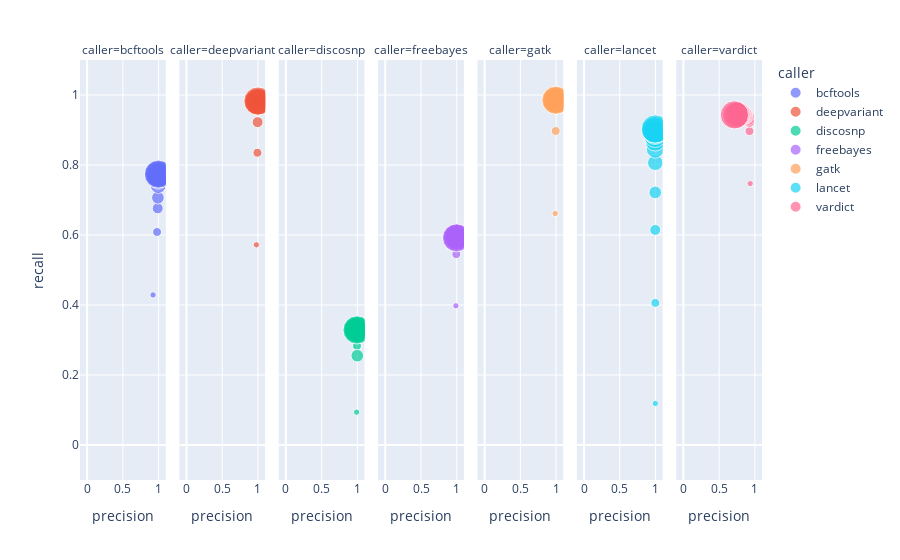

The code cell stored with this chart in its notebook:
### Code cell
# Plot
fig = px.scatter(combinedINSreads, x='precision', y='recall', range_x=(-0.1, 1.1), range_y=(-0.1, 1.1), 
                 color='caller', facet_col='caller', 
                 category_orders={'caller': ['bcftools', 'deepvariant', 'discosnp', 'freebayes', 
                                             'gatk', 'lancet', 'vardict']}, size='dataset')
fig

### Figure 1 — Plotly figure (JSON) as saved in the notebook; plotly's stock layout.template omitted (floating-point values rounded to 4 significant figures)
{"data": [{"hovertemplate": "caller=bcftools<br>precision=%{x}<br>recall=%{y}<br>dataset=%{marker.size}<extra></extra>", "legendgroup": "bcftools", "marker": {"color": "#636efa", "size": [5, 10, 15, 20, 30, 40, 50, 60, 70, 80, 90, 100], "sizemode": "area", "sizeref": 0.25, "symbol": "circle"}, "mode": "markers", "name": "bcftools", "orientation": "v", "showlegend": true, "type": "scatter", "x": [0.9227, 0.9788, 0.9875, 0.9903, 0.9944, 0.9948, 0.9961, 0.9967, 0.9967, 0.997, 0.9967, 0.997], "xaxis": "x", "y": [0.4287, 0.6086, 0.6762, 0.7066, 0.7409, 0.7562, 0.7641, 0.7659, 0.7713, 0.7729, 0.7738, 0.7738], "yaxis": "y"}, {"hovertemplate": "caller=deepvariant<br>precision=%{x}<br>recall=%{y}<br>dataset=%{marker.size}<extra></extra>", "legendgroup": "deepvariant", "marker": {"color": "#EF553B", "size": [5, 10, 15, 20, 30, 40, 50, 60, 70, 80, 90, 100], "sizemode": "area", "sizeref": 0.25, "symbol": "circle"}, "mode": "markers", "name": "deepvariant", "orientation": "v", "showlegend": true, "type": "scatter", "x": [0.9774, 0.9923, 0.995, 0.9974, 0.9981, 0.9988, 0.9988, 0.9988, 0.9991, 0.9988, 0.9991, 0.9993], "xaxis": "x2", "y": [0.572, 0.835, 0.9224, 0.9597, 0.9789, 0.9826, 0.9835, 0.9831, 0.9826, 0.9812, 0.981, 0.9826], "yaxis": "y2"}, {"hovertemplate": "caller=discosnp<br>precision=%{x}<br>recall=%{y}<br>dataset=%{marker.size}<extra></extra>", "legendgroup": "discosnp", "marker": {"color": "#00cc96", "size": [5, 10, 15, 20, 30, 40, 50, 60, 70, 80, 90, 100], "sizemode": "area", "sizeref": 0.25, "symbol": "circle"}, "mode": "markers", "name": "discosnp", "orientation": "v", "showlegend": true, "type": "scatter", "x": [0.9902, 0.9951, 0.9943, 0.9991, 0.9951, 0.9951, 0.9951, 0.9951, 0.9951, 0.9958, 0.9958, 0.9958], "xaxis": "x3", "y": [0.09386, 0.2832, 0.3212, 0.2552, 0.3284, 0.3291, 0.3291, 0.3291, 0.3291, 0.3291, 0.3289, 0.3289], "yaxis": "y3"}, {"hovertemplate": "caller=freebayes<br>precision=%{x}<br>recall=%{y}<br>dataset=%{marker.size}<extra></extra>", "legendgroup": "freebayes", "marker": {"color": "#ab63fa", "size": [5, 10, 15, 20, 30, 40, 50, 60, 70, 80, 90, 100], "sizemode": "area", "sizeref": 0.25, "symbol": "circle"}, "mode": "markers", "name": "freebayes", "orientation": "v", "showlegend": true, "type": "scatter", "x": [0.9885, 0.9941, 0.9964, 0.9968, 0.9969, 0.9976, 0.998, 0.9969, 0.9965, 0.9965, 0.9965, 0.9969], "xaxis": "x4", "y": [0.3977, 0.5453, 0.5812, 0.5861, 0.5889, 0.5877, 0.5926, 0.5928, 0.5928, 0.5935, 0.5926, 0.5919], "yaxis": "y4"}, {"hovertemplate": "caller=gatk<br>precision=%{x}<br>recall=%{y}<br>dataset=%{marker.size}<extra></extra>", "legendgroup": "gatk", "marker": {"color": "#FFA15A", "size": [5, 10, 15, 20, 30, 40, 50, 60, 70, 80, 90, 100], "sizemode": "area", "sizeref": 0.25, "symbol": "circle"}, "mode": "markers", "name": "gatk", "orientation": "v", "showlegend": true, "type": "scatter", "x": [0.9869, 0.9943, 0.9962, 0.9976, 0.9984, 0.9979, 0.9969, 0.9965, 0.9965, 0.9962, 0.9967, 0.9967], "xaxis": "x5", "y": [0.6614, 0.8971, 0.9597, 0.9745, 0.9826, 0.9842, 0.9847, 0.9847, 0.9849, 0.9849, 0.9852, 0.9852], "yaxis": "y5"}, {"hovertemplate": "caller=lancet<br>precision=%{x}<br>recall=%{y}<br>dataset=%{marker.size}<extra></extra>", "legendgroup": "lancet", "marker": {"color": "#19d3f3", "size": [5, 10, 15, 20, 30, 40, 50, 60, 70, 80, 90, 100], "sizemode": "area", "sizeref": 0.25, "symbol": "circle"}, "mode": "markers", "name": "lancet", "orientation": "v", "showlegend": true, "type": "scatter", "x": [0.9981, 0.9977, 0.9966, 0.9968, 0.9971, 0.997, 0.9965, 0.9961, 0.993, 0.9931, 0.9962, 0.9974], "xaxis": "x6", "y": [0.1187, 0.406, 0.6146, 0.7217, 0.8063, 0.8452, 0.8684, 0.8813, 0.8925, 0.8994, 0.9001, 0.9029], "yaxis": "y6"}, {"hovertemplate": "caller=vardict<br>precision=%{x}<br>recall=%{y}<br>dataset=%{marker.size}<extra></extra>", "legendgroup": "vardict", "marker": {"color": "#FF6692", "size": [5, 10, 15, 20, 30, 40, 50, 60, 70, 80, 90, 100], "sizemode": "area", "sizeref": 0.25, "symbol": "circle"}, "mode": "markers", "name": "vardict", "orientation": "v", "showlegend": true, "type": "scatter", "x": [0.9345, 0.925, 0.9207, 0.9083, 0.8852, 0.8505, 0.8267, 0.8025, 0.7761, 0.7564, 0.7347, 0.7137], "xaxis": "x7", "y": [0.7469, 0.8969, 0.9233, 0.9316, 0.9402, 0.9411, 0.9432, 0.9437, 0.9448, 0.9439, 0.9423, 0.9432], "yaxis": "y7"}], "layout": {"annotations": [{"font": {}, "showarrow": false, "text": "caller=bcftools", "x": 0.06286, "xanchor": "center", "xref": "paper", "y": 1, "yanchor": "bottom", "yref": "paper"}, {"font": {}, "showarrow": false, "text": "caller=deepvariant", "x": 0.2086, "xanchor": "center", "xref": "paper", "y": 1, "yanchor": "bottom", "yref": "paper"}, {"font": {}, "showarrow": false, "text": "caller=discosnp", "x": 0.3543, "xanchor": "center", "xref": "paper", "y": 1, "yanchor": "bottom", "yref": "paper"}, {"font": {}, "showarrow": false, "text": "caller=freebayes", "x": 0.5, "xanchor": "center", "xref": "paper", "y": 1, "yanchor": "bottom", "yref": "paper"}, {"font": {}, "showarrow": false, "text": "caller=gatk", "x": 0.6457, "xanchor": "center", "xref": "paper", "y": 1, "yanchor": "bottom", "yref": "paper"}, {"font": {}, "showarrow": false, "text": "caller=lancet", "x": 0.7914, "xanchor": "center", "xref": "paper", "y": 1, "yanchor": "bottom", "yref": "paper"}, {"font": {}, "showarrow": false, "text": "caller=vardict", "x": 0.9371, "xanchor": "center", "xref": "paper", "y": 1, "yanchor": "bottom", "yref": "paper"}], "autosize": true, "legend": {"itemsizing": "constant", "title": {"text": "caller"}, "tracegroupgap": 0}, "margin": {"t": 60}, "xaxis": {"anchor": "y", "domain": [0, 0.1257], "range": [-0.1, 1.1], "title": {"text": "precision"}, "type": "linear"}, "xaxis2": {"anchor": "y2", "domain": [0.1457, 0.2714], "matches": "x", "range": [-0.1, 1.1], "title": {"text": "precision"}, "type": "linear"}, "xaxis3": {"anchor": "y3", "domain": [0.2914, 0.4171], "matches": "x", "range": [-0.1, 1.1], "title": {"text": "precision"}, "type": "linear"}, "xaxis4": {"anchor": "y4", "domain": [0.4371, 0.5629], "matches": "x", "range": [-0.1, 1.1], "title": {"text": "precision"}, "type": "linear"}, "xaxis5": {"anchor": "y5", "domain": [0.5829, 0.7086], "matches": "x", "range": [-0.1, 1.1], "title": {"text": "precision"}, "type": "linear"}, "xaxis6": {"anchor": "y6", "domain": [0.7286, 0.8543], "matches": "x", "range": [-0.1, 1.1], "title": {"text": "precision"}, "type": "linear"}, "xaxis7": {"anchor": "y7", "domain": [0.8743, 1.0], "matches": "x", "range": [-0.1, 1.1], "title": {"text": "precision"}, "type": "linear"}, "yaxis": {"anchor": "x", "domain": [0, 1], "range": [-0.1, 1.1], "title": {"text": "recall"}, "type": "linear"}, "yaxis2": {"anchor": "x2", "domain": [0, 1], "matches": "y", "showticklabels": false, "type": "linear"}, "yaxis3": {"anchor": "x3", "domain": [0, 1], "matches": "y", "showticklabels": false, "type": "linear"}, "yaxis4": {"anchor": "x4", "domain": [0, 1], "matches": "y", "showticklabels": false, "type": "linear"}, "yaxis5": {"anchor": "x5", "domain": [0, 1], "matches": "y", "showticklabels": false, "type": "linear"}, "yaxis6": {"anchor": "x6", "domain": [0, 1], "matches": "y", "showticklabels": false, "type": "linear"}, "yaxis7": {"anchor": "x7", "domain": [0, 1], "matches": "y", "showticklabels": false, "type": "linear"}}}
